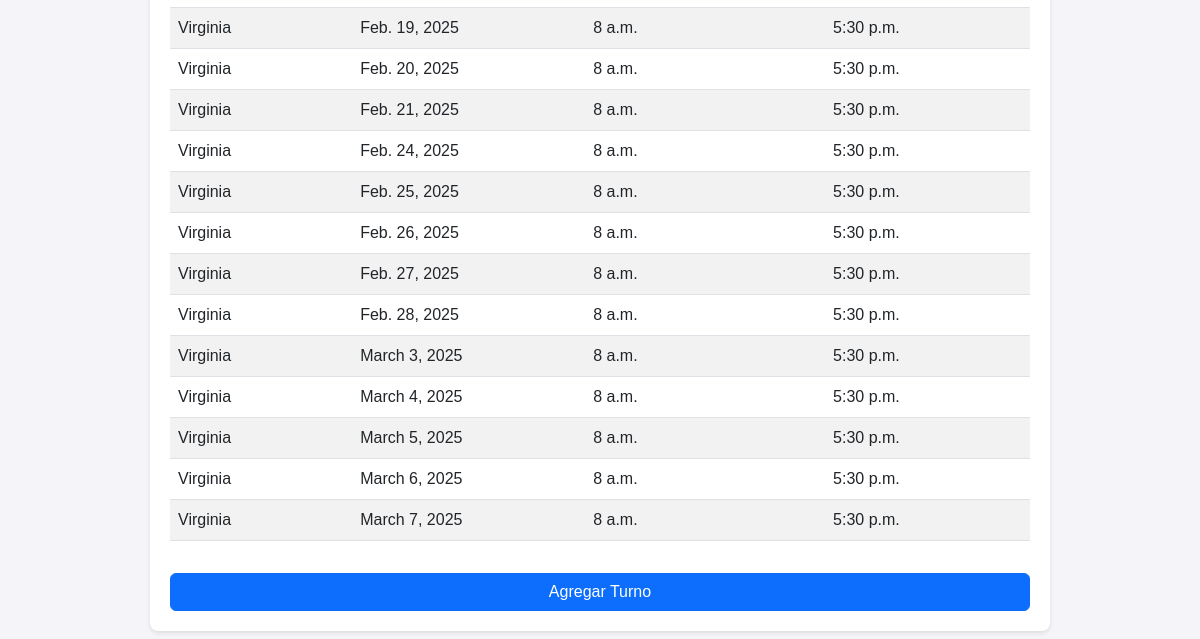
/management/shifts/list/ (lower part), run on an earlier commit of the app's database.
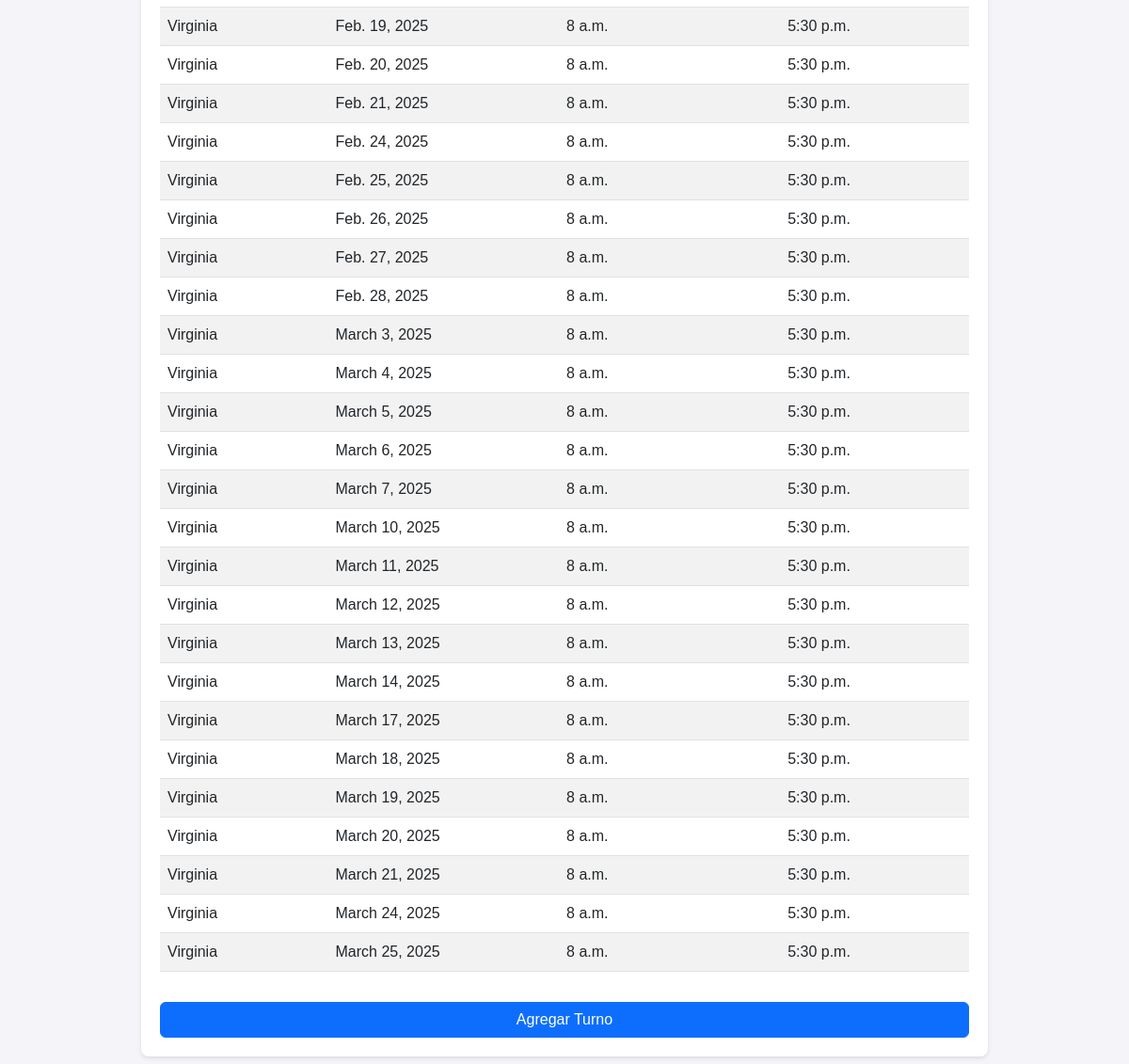
And on a later commit of the database.
### management/models.py (models this page shows)
class Shift(models.Model):
    employee = models.ForeignKey(Employee, on_delete=models.CASCADE)
    date = models.DateField()
    start_time = models.TimeField()
    end_time = models.TimeField()

class Employee(models.Model):
    id = models.AutoField(primary_key=True)
    name = models.CharField(max_length=255)
    role = models.CharField(max_length=255)

### management/views.py (the view)
# urls.py: path('management/shifts/list/', views.shift_list, name='shift_list'),
def shift_list(request):
    shifts = Shift.objects.all()
    shifts = sorted(shifts, key=lambda x: x.date)
    return render(request, 'management/shift_list.html', {'shifts': shifts})

### templates/management/shift_list.html (shortened to what this page needs)
<!DOCTYPE html>
<html>
    <head>
        <link href="https://cdn.jsdelivr.net/npm/bootstrap@5.3.0/dist/css/bootstrap.min.css" rel="stylesheet">
    </head>
    <body>
        <div class="container">
            <table class="table table-striped">
                <tbody>
                    {% for shift in shifts %}
                    <tr>
                        <td>{{ shift.employee.name }}</td>
                        <td>{{ shift.date }}</td>
                        <td>{{ shift.start_time }}</td>
                        <td>{{ shift.end_time }}</td>
                    </tr>
                    {% endfor %}
                </tbody>
            </table>
            <a href="{% url 'add_shift' %}" class="btn btn-primary w-100 mt-3">Agregar Turno</a>
        </div>
    </body>
</html>

### templates/management/shift_list.html (style rules this page uses)
body { font-family: Arial, sans-serif; background-color: #f4f4f9; margin: 0; padding: 0; }
.container { width: 90%; max-width: 900px; margin: 20px auto; background: #fff; border-radius: 8px; box-shadow: 0 2px 4px rgba(0, 0, 0, 0.1); padding: 20px; }

What changed in the data, as far as the page shows it:
added Shift: employee.name "Virginia", date "March 10, 2025", start_time "8 a.m.", end_time "5:30 p.m."
added Shift: employee.name "Virginia", date "March 11, 2025", start_time "8 a.m.", end_time "5:30 p.m."
added Shift: employee.name "Virginia", date "March 12, 2025", start_time "8 a.m.", end_time "5:30 p.m."
added Shift: employee.name "Virginia", date "March 13, 2025", start_time "8 a.m.", end_time "5:30 p.m."
added Shift: employee.name "Virginia", date "March 14, 2025", start_time "8 a.m.", end_time "5:30 p.m."
added Shift: employee.name "Virginia", date "March 17, 2025", start_time "8 a.m.", end_time "5:30 p.m."
added Shift: employee.name "Virginia", date "March 18, 2025", start_time "8 a.m.", end_time "5:30 p.m."
added Shift: employee.name "Virginia", date "March 19, 2025", start_time "8 a.m.", end_time "5:30 p.m."
added Shift: employee.name "Virginia", date "March 20, 2025", start_time "8 a.m.", end_time "5:30 p.m."
added Shift: employee.name "Virginia", date "March 21, 2025", start_time "8 a.m.", end_time "5:30 p.m."
added Shift: employee.name "Virginia", date "March 24, 2025", start_time "8 a.m.", end_time "5:30 p.m."
added Shift: employee.name "Virginia", date "March 25, 2025", start_time "8 a.m.", end_time "5:30 p.m."
